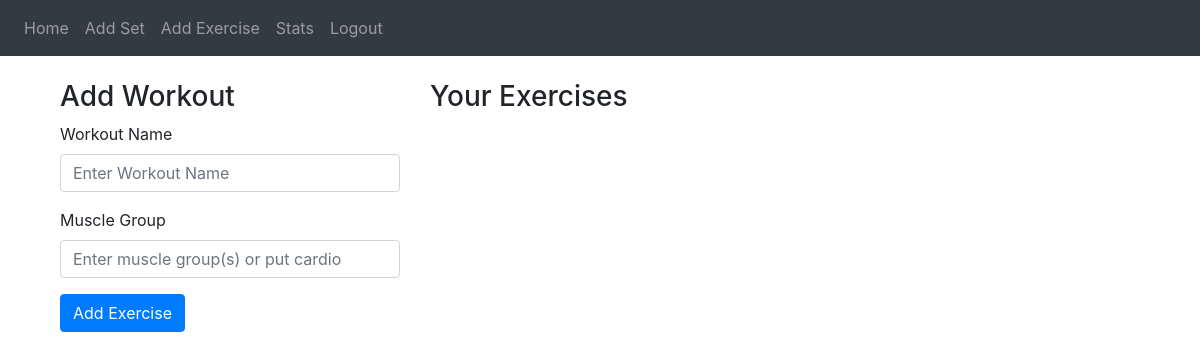
The app's page /createWorkout (signed in), older data.
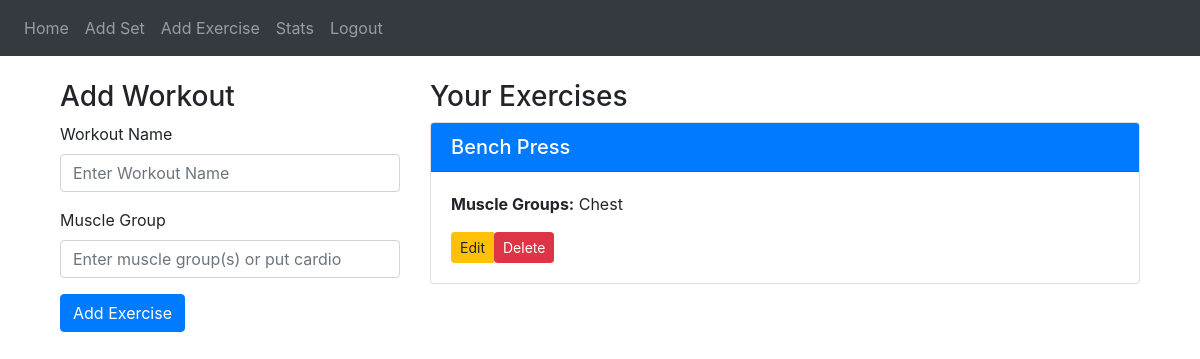
The same page, newer data.
### website/models.py (models this page shows, shortened)
class Workout(db.Model):
    id = db.Column(db.Integer, primary_key=True)  # Workout ID
    user_id = db.Column(db.Integer, db.ForeignKey('user.id'))  # User ID who logged the workout
    exercise_name = db.Column(db.String(200), nullable=False)  # Name of the exercise (e.g., "Bench Press")
    muscles = db.relationship('WorkoutMuscle', back_populates='workout', cascade="all, delete")  # Added cascade here

class MuscleGroup(db.Model):
    id = db.Column(db.Integer, primary_key=True)
    name = db.Column(db.String(100), unique=True, nullable=False)
    workouts = db.relationship('WorkoutMuscle', back_populates='muscle_group')

### website/views.py (the view, shortened to what this page needs)
@views.route('/createWorkout', methods=['POST', 'GET'])
@login_required
def workout():
    muscle_groups = MuscleGroup.query.all()
    muscle_names = [{'name': muscle.name, 'id': muscle.id} for muscle in muscle_groups]
    workouts = Workout.query.filter_by(user_id=current_user.id).all()
    workout_list = []
    for workout in workouts:
        muscles = [wm.muscle_group.name for wm in workout.muscles]
        workout_list.append({
            'exercise_id': workout.id,
            'exercise_name': workout.exercise_name,
            'muscle_groups': ", ".join(muscles)  # Join muscle groups with a comma
        })
    return render_template('workout.html', user=current_user, muscle_names=muscle_names, nameList=workout_list)

### website/__init__.py (called while the page is built)
def create_app():
    app = Flask(__name__)
    app.config['SECRET_KEY'] = 'gymprogressKey'
    app.config['SQLALCHEMY_DATABASE_URI'] = f'sqlite:///{DB_NAME}'
    db.init_app(app)
    from .views import views
    from .auth import auth
    app.register_blueprint(views, url_prefix='/')
    app.register_blueprint(auth, url_prefix='/')
    from .models import User, Weight, MuscleGroup
    create_database(app)  # Ensure the database is created
    login_manager = LoginManager()
    login_manager.login_view = 'auth.login'
    login_manager.init_app(app)
    @login_manager.user_loader
    def load_user(id):
        return User.query.get(int(id))
    return app

### website/templates/workout.html (shortened to what this page needs)
{% extends "base.html" %}
{% block content %}
<div class="container mt-4">
    <div class="row">
        <div class="col-md-4">
            <h3>Add Workout</h3>
            <form method="POST">
                <div class="form-group">
                    <label for="workout_name">Workout Name</label>
                    <input type="text" class="form-control" id="workout_name" name="workout_name" placeholder="Enter Workout Name" required>
                </div>
                <div class="form-group">
                    <label for="muscles">Muscle Group</label>
                    <input
                        id="muscles"
                        name="muscles"
                        type="text"
                        class="form-control"
                        placeholder="Enter muscle group(s) or put cardio"
                    />
                </div>
                <button type="submit" class="btn btn-primary">Add Exercise</button>
            </form>
        </div>
        <div class="col-md-8">
            <h3>Your Exercises</h3>
            <div class="exercise-list" style="max-height: 500px; overflow-y: scroll;">
                {% for workout in nameList %}
                    <div class="card mb-3">
                        <div class="card-header bg-primary text-white">
                            <h5 class="mb-0">{{ workout.exercise_name }}</h5>
                        </div>
                        <div class="card-body">
                            <p><strong>Muscle Groups:</strong> {{ workout.muscle_groups }}</p>
                            <div class="btn-group">
                                <a href="/" class="btn btn-warning btn-sm">
                                    Edit
                                </a>
                                <form action="{{ url_for('views.delete_exercise', exercise_id=workout.exercise_id) }}" method="POST" style="display:inline;">
                                    <button type="submit" class="btn btn-danger btn-sm" onclick="return confirm('Are you sure you want to delete this exercise?')">Delete</button>
                                </form>
                            </div>
                        </div>
                    </div>
                {% endfor %}
            </div>
        </div>
    </div>
</div>
{% endblock %}

Row changes from the older to the newer data that the page shows:
added Workout: exercise_name "Bench Press"
now on this page (row unchanged): MuscleGroup: muscle_groups "Chest"
Text that changed along with them:
new list line: "Muscle Groups: Edit Delete"
